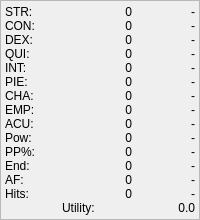
     <widget class="GroupFrame" name="GroupStats" >
      <property name="frameShape" >
       <enum>QFrame::StyledPanel</enum>
      </property>
      <property name="lineWidth" >
       <number>1</number>
      </property>
      <layout class="QGridLayout" >
       <property name="margin" >
        <number>4</number>
       </property>
       <property name="spacing" >
        <number>0</number>
       </property>
       <item row="0" column="0" >
        <widget class="QLabel" name="StrengthLabel" >
         <property name="text" >
          <string>STR: </string>
         </property>
        </widget>
       </item>
       <item row="0" column="1" >
        <widget class="QLabel" name="Strength" >
         <property name="text" >
          <string>0</string>
         </property>
         <property name="alignment" >
          <set>Qt::AlignRight|Qt::AlignTrailing|Qt::AlignVCenter</set>
         </property>
        </widget>
       </item>
       <item row="0" column="2" >
        <widget class="QLabel" name="StrengthCap" >
         <property name="text" >
          <string>-</string>
         </property>
         <property name="alignment" >
          <set>Qt::AlignRight|Qt::AlignTrailing|Qt::AlignVCenter</set>
         </property>
        </widget>
       </item>
       <item row="1" column="0" >
        <widget class="QLabel" name="ConstitutionLabel" >
         <property name="text" >
          <string>CON: </string>
         </property>
        </widget>
       </item>
       <item row="1" column="1" >
        <widget class="QLabel" name="Constitution" >
         <property name="text" >
          <string>0</string>
         </property>
         <property name="alignment" >
          <set>Qt::AlignRight|Qt::AlignTrailing|Qt::AlignVCenter</set>
         </property>
        </widget>
       </item>
       <item row="1" column="2" >
        <widget class="QLabel" name="ConstitutionCap" >
         <property name="text" >
          <string>-</string>
         </property>
         <property name="alignment" >
          <set>Qt::AlignRight|Qt::AlignTrailing|Qt::AlignVCenter</set>
         </property>
        </widget>
       </item>
       <item row="2" column="0" >
        <widget class="QLabel" name="DexterityLabel" >
         <property name="text" >
          <string>DEX: </string>
         </property>
        </widget>
       </item>
       <item row="2" column="1" >
        <widget class="QLabel" name="Dexterity" >
         <property name="text" >
          <string>0</string>
         </property>
         <property name="alignment" >
          <set>Qt::AlignRight|Qt::AlignTrailing|Qt::AlignVCenter</set>
         </property>
        </widget>
       </item>
       <item row="2" column="2" >
        <widget class="QLabel" name="DexterityCap" >
         <property name="text" >
          <string>-</string>
         </property>
         <property name="alignment" >
          <set>Qt::AlignRight|Qt::AlignTrailing|Qt::AlignVCenter</set>
         </property>
        </widget>
       </item>
       <item row="3" column="0" >
        <widget class="QLabel" name="QuicknessLabel" >
         <property name="text" >
          <string>QUI: </string>
         </property>
        </widget>
       </item>
       <item row="3" column="1" >
        <widget class="QLabel" name="Quickness" >
         <property name="text" >
          <string>0</string>
         </property>
         <property name="alignment" >
          <set>Qt::AlignRight|Qt::AlignTrailing|Qt::AlignVCenter</set>
         </property>
        </widget>
       </item>
       <item row="3" column="2" >
        <widget class="QLabel" name="QuicknessCap" >
         <property name="text" >
          <string>-</string>
         </property>
         <property name="alignment" >
          <set>Qt::AlignRight|Qt::AlignTrailing|Qt::AlignVCenter</set>
         </property>
        </widget>
       </item>
       <item row="4" column="0" >
        <widget class="QLabel" name="IntelligenceLabel" >
         <property name="text" >
          <string>INT: </string>
         </property>
        </widget>
       </item>
       <item row="4" column="1" >
        <widget class="QLabel" name="Intelligence" >
         <property name="text" >
          <string>0</string>
         </property>
         <property name="alignment" >
          <set>Qt::AlignRight|Qt::AlignTrailing|Qt::AlignVCenter</set>
         </property>
        </widget>
       </item>
       <item row="4" column="2" >
        <widget class="QLabel" name="IntelligenceCap" >
         <property name="text" >
          <string>-</string>
         </property>
         <property name="alignment" >
          <set>Qt::AlignRight|Qt::AlignTrailing|Qt::AlignVCenter</set>
         </property>
        </widget>
       </item>
       <item row="5" column="0" >
        <widget class="QLabel" name="PietyLabel" >
         <property name="text" >
          <string>PIE: </string>
         </property>
        </widget>
       </item>
       <item row="5" column="1" >
        <widget class="QLabel" name="Piety" >
         <property name="text" >
          <string>0</string>
         </property>
         <property name="alignment" >
          <set>Qt::AlignRight|Qt::AlignTrailing|Qt::AlignVCenter</set>
         </property>
        </widget>
       </item>
       <item row="5" column="2" >
        <widget class="QLabel" name="PietyCap" >
         <property name="text" >
          <string>-</string>
         </property>
         <property name="alignment" >
          <set>Qt::AlignRight|Qt::AlignTrailing|Qt::AlignVCenter</set>
         </property>
        </widget>
       </item>
       <item row="6" column="0" >
        <widget class="QLabel" name="CharismaLabel" >
         <property name="text" >
          <string>CHA: </string>
         </property>
        </widget>
       </item>
       <item row="6" column="1" >
        <widget class="QLabel" name="Charisma" >
         <property name="text" >
          <string>0</string>
         </property>
         <property name="alignment" >
          <set>Qt::AlignRight|Qt::AlignTrailing|Qt::AlignVCenter</set>
         </property>
        </widget>
       </item>
       <item row="6" column="2" >
        <widget class="QLabel" name="CharismaCap" >
         <property name="text" >
          <string>-</string>
         </property>
         <property name="alignment" >
          <set>Qt::AlignRight|Qt::AlignTrailing|Qt::AlignVCenter</set>
         </property>
        </widget>
       </item>
       <item row="7" column="0" >
        <widget class="QLabel" name="EmpathyLabel" >
         <property name="text" >
          <string>EMP: </string>
         </property>
        </widget>
       </item>
       <item row="7" column="1" >
        <widget class="QLabel" name="Empathy" >
         <property name="text" >
          <string>0</string>
         </property>
         <property name="alignment" >
          <set>Qt::AlignRight|Qt::AlignTrailing|Qt::AlignVCenter</set>
         </property>
        </widget>
       </item>
       <item row="7" column="2" >
        <widget class="QLabel" name="EmpathyCap" >
         <property name="text" >
          <string>-</string>
         </property>
         <property name="alignment" >
          <set>Qt::AlignRight|Qt::AlignTrailing|Qt::AlignVCenter</set>
         </property>
        </widget>
       </item>
       <item row="8" column="0" >
        <widget class="QLabel" name="AcuityLabel" >
         <property name="text" >
          <string>ACU: </string>
         </property>
        </widget>
       </item>
       <item row="8" column="1" >
        <widget class="QLabel" name="Acuity" >
         <property name="text" >
          <string>0</string>
         </property>
         <property name="alignment" >
          <set>Qt::AlignRight|Qt::AlignTrailing|Qt::AlignVCenter</set>
         </property>
        </widget>
       </item>
       <item row="8" column="2" >
        <widget class="QLabel" name="AcuityCap" >
         <property name="text" >
          <string>-</string>
         </property>
         <property name="alignment" >
          <set>Qt::AlignRight|Qt::AlignTrailing|Qt::AlignVCenter</set>
         </property>
        </widget>
       </item>
       <item row="9" column="0" >
        <widget class="QLabel" name="PowerLabel" >
         <property name="text" >
          <string>Pow: </string>
         </property>
        </widget>
       </item>
       <item row="9" column="1" >
        <widget class="QLabel" name="Power" >
         <property name="text" >
          <string>0</string>
         </property>
         <property name="alignment" >
          <set>Qt::AlignRight|Qt::AlignTrailing|Qt::AlignVCenter</set>
         </property>
        </widget>
       </item>
       <item row="9" column="2" >
        <widget class="QLabel" name="PowerCap" >
         <property name="text" >
          <string>-</string>
         </property>
         <property name="alignment" >
          <set>Qt::AlignRight|Qt::AlignTrailing|Qt::AlignVCenter</set>
         </property>
        </widget>
       </item>
       <item row="10" column="0" >
        <widget class="QLabel" name="PowerPoolLabel" >
         <property name="text" >
          <string>PP%: </string>
         </property>
        </widget>
       </item>
       <item row="10" column="1" >
        <widget class="QLabel" name="PowerPool" >
         <property name="text" >
          <string>0</string>
         </property>
         <property name="alignment" >
          <set>Qt::AlignRight|Qt::AlignTrailing|Qt::AlignVCenter</set>
         </property>
        </widget>
       </item>
       <item row="10" column="2" >
        <widget class="QLabel" name="PowerPoolCap" >
         <property name="text" >
          <string>-</string>
         </property>
         <property name="alignment" >
          <set>Qt::AlignRight|Qt::AlignTrailing|Qt::AlignVCenter</set>
         </property>
        </widget>
       </item>
       <item row="11" column="0" >
        <widget class="QLabel" name="FatigueLabel" >
         <property name="text" >
          <string>End: </string>
         </property>
        </widget>
       </item>
       <item row="11" column="1" >
        <widget class="QLabel" name="Fatigue" >
         <property name="text" >
          <string>0</string>
         </property>
         <property name="alignment" >
          <set>Qt::AlignRight|Qt::AlignTrailing|Qt::AlignVCenter</set>
         </property>
        </widget>
       </item>
       <item row="11" column="2" >
        <widget class="QLabel" name="FatigueCap" >
         <property name="text" >
          <string>-</string>
         </property>
         <property name="alignment" >
          <set>Qt::AlignRight|Qt::AlignTrailing|Qt::AlignVCenter</set>
         </property>
        </widget>
       </item>
       <item row="12" column="0" >
        <widget class="QLabel" name="AFLabel" >
         <property name="text" >
          <string>AF: </string>
         </property>
        </widget>
       </item>
       <item row="12" column="1" >
        <widget class="QLabel" name="AF" >
         <property name="text" >
          <string>0</string>
         </property>
         <property name="alignment" >
          <set>Qt::AlignRight|Qt::AlignTrailing|Qt::AlignVCenter</set>
         </property>
        </widget>
       </item>
       <item row="12" column="2" >
        <widget class="QLabel" name="AFCap" >
         <property name="text" >
          <string>-</string>
         </property>
         <property name="alignment" >
          <set>Qt::AlignRight|Qt::AlignTrailing|Qt::AlignVCenter</set>
         </property>
        </widget>
       </item>
       <item row="13" column="0" >
        <widget class="QLabel" name="HitsLabel" >
         <property name="text" >
          <string>Hits: </string>
         </property>
        </widget>
       </item>
       <item row="13" column="1" >
        <widget class="QLabel" name="Hits" >
         <property name="text" >
          <string>0</string>
         </property>
         <property name="alignment" >
          <set>Qt::AlignRight|Qt::AlignTrailing|Qt::AlignVCenter</set>
         </property>
        </widget>
       </item>
       <item row="13" column="2" >
        <widget class="QLabel" name="HitsCap" >
         <property name="text" >
          <string>-</string>
         </property>
         <property name="alignment" >
          <set>Qt::AlignRight|Qt::AlignTrailing|Qt::AlignVCenter</set>
         </property>
        </widget>
       </item>
       <item row="14" column="0" colspan="3" >
        <layout class="QHBoxLayout" >
         <property name="margin" >
          <number>0</number>
         </property>
         <property name="spacing" >
          <number>5</number>
         </property>
         <item>
          <widget class="QLabel" name="LabelTotalUtility" >
           <property name="text" >
            <string>Utility: </string>
           </property>
           <property name="alignment" >
            <set>Qt::AlignRight|Qt::AlignTrailing|Qt::AlignVCenter</set>
           </property>
          </widget>
         </item>
         <item>
          <widget class="QLabel" name="TotalUtility" >
           <property name="text" >
            <string>0.0</string>
           </property>
           <property name="alignment" >
            <set>Qt::AlignRight|Qt::AlignTrailing|Qt::AlignVCenter</set>
           </property>
          </widget>
         </item>
        </layout>
       </item>
       <item row="15" column="0" colspan="3" >
        <spacer>
         <property name="orientation" >
          <enum>Qt::Vertical</enum>
         </property>
         <property name="sizeType" >
          <enum>QSizePolicy::MinimumExpanding</enum>
         </property>
         <property name="sizeHint" >
          <size>
           <width>1</width>
           <height>0</height>
          </size>
         </property>
        </spacer>
       </item>
      </layout>
     </widget>
